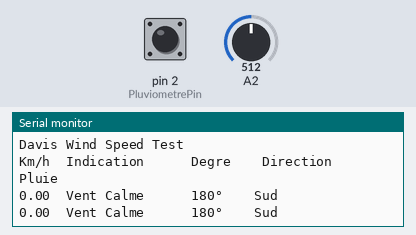
Simulated run of this sketch. Board: Arduino Uno, built with avr-gcc and run on an emulated ATmega328P. On the bench: the last lines printed to the serial monitor. The test bench sets the inputs (shaded band); at power-on: A2 = 512, pin 2 (PluviometrePin) HIGH.

Above: at 6.8 s.
6.9 s: A2 set to 350
At 9.9 s:
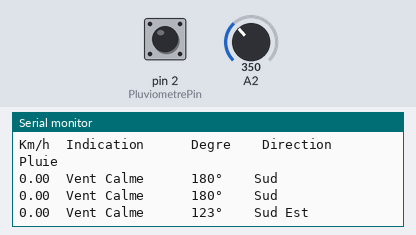
13.5 s: pin 2 (PluviometrePin) pulled LOW for 3 s
At 14.3 s:
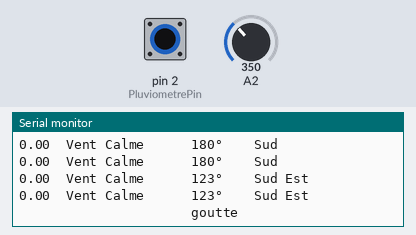
18.0 s: A2 set to 306
At 19.2 s:
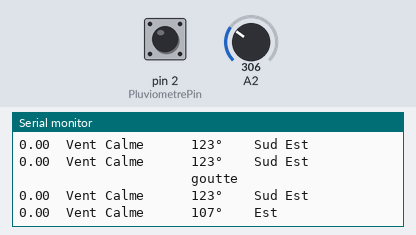
22.5 s: A2 set to 147
At 25.0 s:
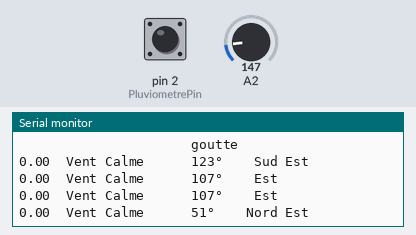
28.5 s: A2 set to 28
At 30.9 s:
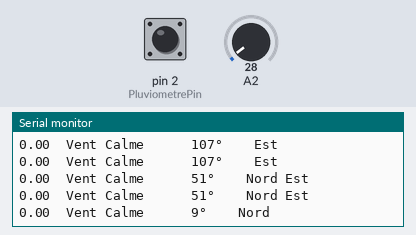
34.5 s: A2 set to 716
At 36.7 s:
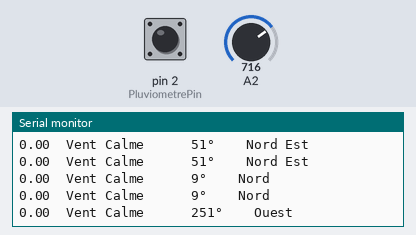

Measured:
- after the input at 6.9 s, the serial monitor: prints a new line after 2.1 s (image 1)
- after the input at 13.5 s, the serial monitor: prints a new line at once (image 2)
- after the input at 18.0 s, the serial monitor: prints a new line at once (image 3)
- after the input at 22.5 s, the serial monitor: prints a new line after 1.5 s (image 4)
- after the input at 28.5 s, the serial monitor: prints a new line after 1.5 s (image 5)
- after the input at 34.5 s, the serial monitor: prints a new line after 1.5 s (image 6)

The sketch:

code_commun_pret.ino
```cpp
#include <math.h>
#define AnemometrePin (18) //Pin de l'anemometre

volatile unsigned long Rotations; //  nombre de rotations effectuées par l'anémometre
volatile unsigned long ContactBounceTime; // Timer to avoid contact bounce in interrupt routine

float VitesseVent; // speed miles per hour
int val = 0;
int ValeurCapt;// raw analog value from wind vane
int Direction;// translated 0 - 360 direction
int DegDirection;// converted value with offset applied
int ValDirection;
const byte PluviometrePin = 2;
const int intervale = 500;
volatile unsigned long tiptime = millis();


#define Offset 0;

void setup() {
  Serial.begin(9600);

  pinMode(AnemometrePin, INPUT_PULLUP);
  attachInterrupt(digitalPinToInterrupt(AnemometrePin), GirRotation, FALLING);
  Serial.println("Davis Wind Speed Test");
  Serial.print("Km/h");
  Serial.print("\tIndication");
  Serial.print("\t\t\tDegre\t\tDirection");
  Serial.println("\t\t\tPluie");
  ValDirection = 1;
  pinMode(PluviometrePin, INPUT_PULLUP);
  attachInterrupt(digitalPinToInterrupt(PluviometrePin),comptage , FALLING);


}
void comptage() {

  unsigned long curtime = millis();
  float pluie = 0;

  if((curtime - tiptime) < intervale) {

  }

  Serial.println("\t\t\t\t\t\t\t\t\t\t\tgoutte");


}

// This is the function that the interrupt calls to increment the rotation comptage
void GirRotation () {

  if ((millis() - ContactBounceTime) > 15 ) { // debounce the switch contact.
  Rotations++;
  ContactBounceTime = millis();
  }
  //Serial.println("wind");


}
void getVitesse(int VitesseVent) {
  if(VitesseVent < 1) {
    Serial.print("\tVent Calme");
    Serial.print("\t\t");
  }
  else if (VitesseVent < 5){
    Serial.print("\tTres legrere brise");
    Serial.print("\t");
  }
  else if (VitesseVent < 11){
    Serial.print("\tlegere brise");
    Serial.print("\t\t");
  }
  else if (VitesseVent < 19) {
    Serial.print("\tpetite brise");
    Serial.print("\t\t");
  }
  else if (VitesseVent < 28) {
    Serial.print("\tjolie brise");
    Serial.print("\t\t");
  }
  else if (VitesseVent < 38) {
    Serial.print("\tbonne brise");
    Serial.print("\t\t");
  }
  else if (VitesseVent < 49) {
    Serial.print("\tvent frais");
    Serial.print("\t\t");
  }
  else if (VitesseVent < 61) {
    Serial.print("\tgrand frais");
    Serial.print("\t\t");
  }
  else if (VitesseVent < 74) {
    Serial.print("\tcoup de vent");
    Serial.print("\t\t");
  }
  else if (VitesseVent < 88) {
    Serial.print("\tfort coup de vent");
    Serial.print("\t");
  }
  else if (VitesseVent < 102) {
    Serial.print("\ttempete");
    Serial.print("\t\t");
  }
  else if (VitesseVent < 117) {
    Serial.print("\tviolente tempete");
    Serial.print("\t");
  }
  else
    Serial.print("\tbombe meteorologique");
    Serial.print("\t");
}

// Converts compass direction to heading
void getHeading(int direction) {
  if(direction < 22)
    Serial.println("\t\tNord");
  else if (direction < 67)
    Serial.println("\t\tNord Est");
  else if (direction < 112)
    Serial.println("\t\tEst");
  else if (direction < 157)
    Serial.println("\t\tSud Est");
  else if (direction < 212)
    Serial.println("\t\tSud");
  else if (direction < 247)
    Serial.println("\t\tSud Ouest");
  else if (direction < 292)
    Serial.println("\t\tOuest");
  else if (direction < 337)
    Serial.println("\t\tNord Ouest");
  else
    Serial.println("\t\tNord");
}
void loop() {

  Rotations = 0; // Set Rotations comptage to 0 ready for calculations
  //Serial.print(Rotations);

  //Serial.println(val);
  //val = digitalRead(PotentiometrePin);
  //Serial.println(val);


  sei(); // Enables interrupts
  delay (3000); // Wait 3 seconds to average
  cli(); // Disable interrupts

   //convert to mp/h using the formula V=P(2.25/T)
   //V = P(2.25/3) = P * 0.75

  VitesseVent = Rotations * 0.75 *1.61;

  //Serial.print(Rotations); Serial.print("\t\t");
  Serial.print(VitesseVent);
  getVitesse(VitesseVent);

  ValeurCapt = analogRead(A2);
  //delay(500);
  Direction = map(ValeurCapt, 0, 1023, 0, 360);
  DegDirection = Direction + Offset;

  if(DegDirection > 360)
    DegDirection = DegDirection - 360;

  if(DegDirection < 0)
    DegDirection = DegDirection + 360;


    //Serial.print(ValeurCapt); Serial.print("\t\t");
   Serial.print(DegDirection);Serial.print("°");
   getHeading(DegDirection);
   ValDirection = DegDirection;


}
```
